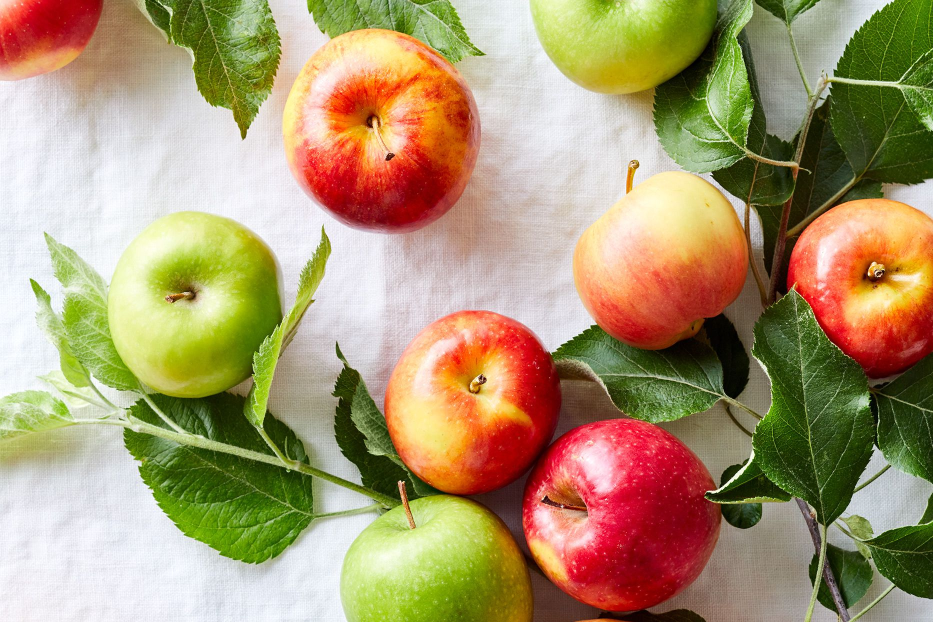
#> input picture qq.jpg, 1866 x 1244 px (shown at 1/2 size)
$ python main.py
#> lines starting #> are read from the running program, lines starting #| are printed output that depends on the picture; after the words box and inside, x2 and y2 are one past the last pixel; in counts of white or black regions, pixels touching at a corner belong together
import cv2 as cv
import numpy as np

img = cv.imread("./qq.jpg", cv.IMREAD_COLOR)
#> img is the input picture: shape (1244, 1866, 3); mean B, G, R 111.8, 150.7, 170.6
img = cv.resize(img, (img.shape[1] // 2, img.shape[0] // 2))
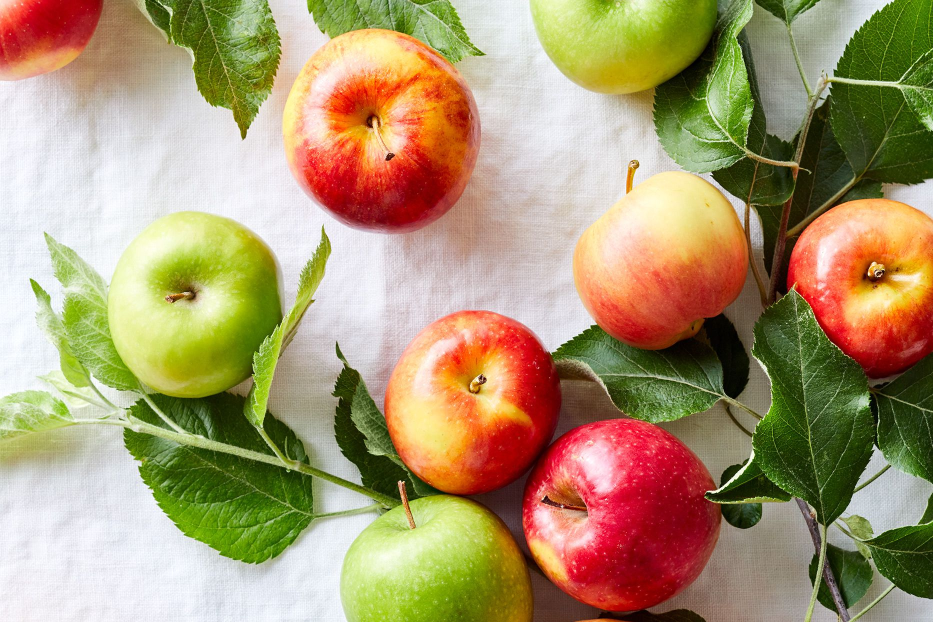
#> img: shape (622, 933, 3); mean B, G, R 111.9, 150.9, 170.7
gray = cv.cvtColor(img, cv.COLOR_BGR2GRAY)
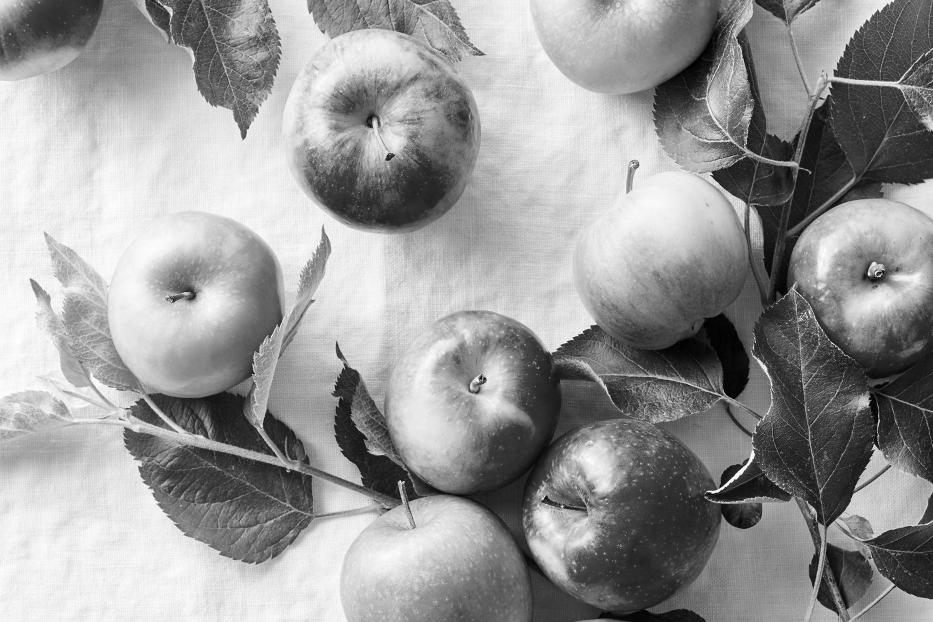
#> gray: shape (622, 933); min 0, max 255, mean 152.3
gray = cv.medianBlur(gray, 5)

circles = cv.HoughCircles(gray, cv.HOUGH_GRADIENT, 1.2, 100,
                          param1=100, param2=30, minRadius=75, maxRadius=100)
#> circles = [[381, 129, 99.24], [623.4, 515.4, 95.28], [192.6, 310.2, 99.24], [432.6, 594.6, 95.28], [478.2, 403.8, 93.96], [869.4, 280.2, 82.08], [661.8, 255, 85.92], [621, 10.2, 85.8]]

if circles is not None:
    circles = np.uint16(np.around(circles)).astype("uint")
#> circles = [[381, 129, 99], [623, 515, 95], [193, 310, 99], [433, 595, 95], [478, 404, 94], [869, 280, 82], [662, 255, 86], [621, 10, 86]]
    for (x, y, r) in circles[0, :]:
        cv.circle(img, (x, y), r, (0, 255, 0), 2)

        cv.putText(img, f"({x}, {y})", (x - 50, y), cv.FONT_HERSHEY_SIMPLEX, 0.6, (255, 0, 0), 2)
#> this loop made 8 passes
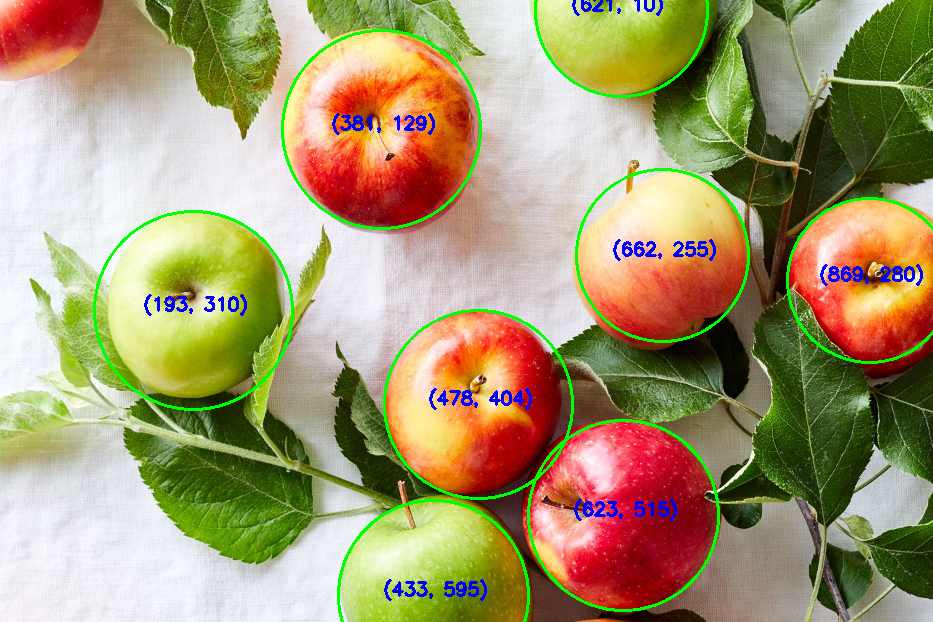
#> img: shape (622, 933, 3); 3.05% of pixels changed, all inside (x1, y1, x2, y2) = (93, 0, 933, 622)

cv.imshow("circles", img)

cv.waitKey(0)
